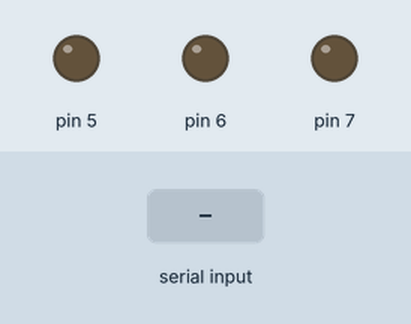
Simulated run of this sketch. Board: Arduino Uno, built with avr-gcc and run on an emulated ATmega328P. Shown: output pins drawn as LEDs (lit = HIGH). Inputs (shaded band) come from the test bench. What the sketch prints to the serial monitor is not drawn.

Above: at 1.2 s.
1.3 s: "1" received over the second serial link
At 1.8 s:
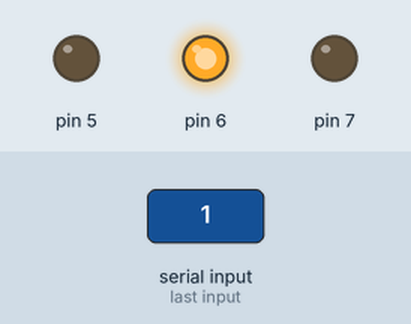
2.8 s: "3" received over the second serial link
At 4.0 s:
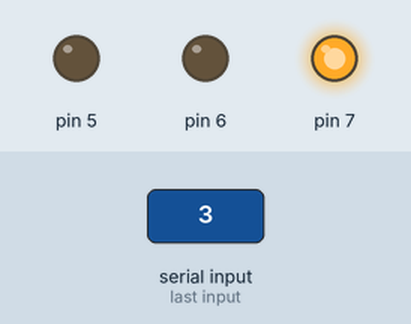
4.3 s: "4" received over the second serial link
At 5.3 s:
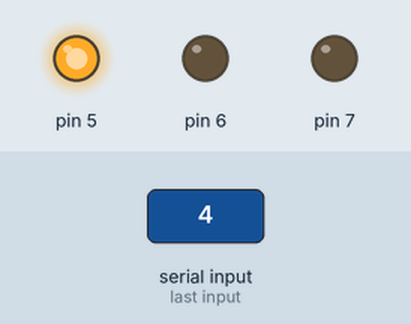
5.8 s: "2" received over the second serial link
At 6.4 s:
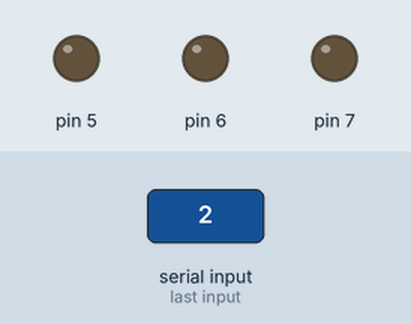
Timing chart, 0 to 8.3 s (numbered marks = the images above; inputs shaded):
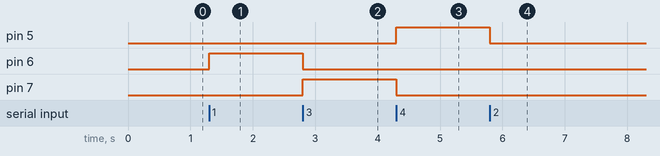

Measured:
- after the input at 1.3 s, pin 6: LOW → HIGH at once
- after the input at 2.8 s, pin 6: HIGH → LOW at once; pin 7: LOW → HIGH at once
- after the input at 4.3 s, pin 5: LOW → HIGH at once; pin 7: HIGH → LOW at once
- after the input at 5.8 s, pin 5: HIGH → LOW at once

The sketch:

blue.ino
```cpp
#include <SoftwareSerial.h>

SoftwareSerial bt(10, 11);

void setup() {
  bt.begin(9600);
  Serial.begin(9600);

  pinMode(7, OUTPUT); //R
  pinMode(6, OUTPUT); //G
  pinMode(5, OUTPUT); //B
}

void loop() {
  if( bt.available() ) {
    char c = bt.read();
    Serial.write( c );

    if(c == '2') {
      digitalWrite(7, LOW);
      digitalWrite(6, LOW);
      digitalWrite(5, LOW);
    }
    else if (c == '1') {
      digitalWrite(7, LOW);
      digitalWrite(6, HIGH);
      digitalWrite(5, LOW);
    }
    else if (c == '3') {
      digitalWrite(7, HIGH);
      digitalWrite(6, LOW);
      digitalWrite(5, LOW);
    }
    else if (c == '4') {
      digitalWrite(7, LOW);
      digitalWrite(6, LOW);
      digitalWrite(5, HIGH);
    }
  }

   if( Serial.available() ) {
     bt.write( Serial.read() );
   }
}
```
